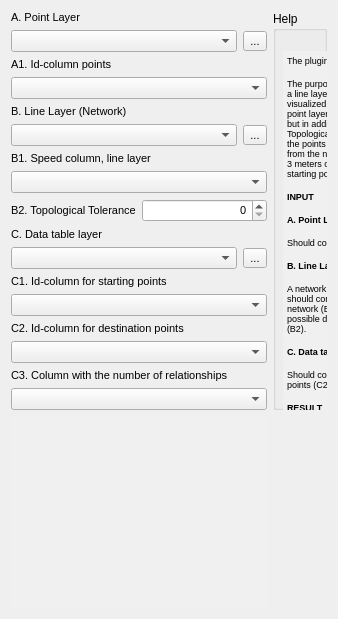
     <widget class="QWidget" name="tab_B">
      <property name="autoFillBackground">
       <bool>true</bool>
      </property>
      <attribute name="title">
       <string>Network</string>
      </attribute>
      <layout class="QGridLayout" name="gridLayout_3">
       <item row="0" column="1" rowspan="17">
        <widget class="QgsCollapsibleGroupBox" name="mGroupBox_3">
         <property name="sizePolicy">
          <sizepolicy hsizetype="Expanding" vsizetype="Expanding">
           <horstretch>0</horstretch>
           <verstretch>0</verstretch>
          </sizepolicy>
         </property>
         <property name="minimumSize">
          <size>
           <width>0</width>
           <height>0</height>
          </size>
         </property>
         <property name="maximumSize">
          <size>
           <width>16777215</width>
           <height>16777215</height>
          </size>
         </property>
         <property name="title">
          <string>Help</string>
         </property>
         <property name="saveCollapsedState">
          <bool>false</bool>
         </property>
         <widget class="QTextEdit" name="text_edit_b">
          <property name="geometry">
           <rect>
            <x>10</x>
            <y>40</y>
            <width>361</width>
            <height>401</height>
           </rect>
          </property>
          <property name="minimumSize">
           <size>
            <width>0</width>
            <height>0</height>
           </size>
          </property>
          <property name="maximumSize">
           <size>
            <width>16777215</width>
            <height>16777215</height>
           </size>
          </property>
          <property name="palette">
           <palette>
            <active>
             <colorrole role="Base">
              <brush brushstyle="SolidPattern">
               <color alpha="255">
                <red>240</red>
                <green>240</green>
                <blue>240</blue>
               </color>
              </brush>
             </colorrole>
            </active>
            <inactive>
             <colorrole role="Base">
              <brush brushstyle="SolidPattern">
               <color alpha="255">
                <red>240</red>
                <green>240</green>
                <blue>240</blue>
               </color>
              </brush>
             </colorrole>
            </inactive>
            <disabled>
             <colorrole role="Base">
              <brush brushstyle="SolidPattern">
               <color alpha="255">
                <red>240</red>
                <green>240</green>
                <blue>240</blue>
               </color>
              </brush>
             </colorrole>
            </disabled>
           </palette>
          </property>
          <property name="autoFillBackground">
           <bool>false</bool>
          </property>
          <property name="frameShape">
           <enum>QFrame::NoFrame</enum>
          </property>
          <property name="frameShadow">
           <enum>QFrame::Sunken</enum>
          </property>
          <property name="verticalScrollBarPolicy">
           <enum>Qt::ScrollBarAsNeeded</enum>
          </property>
          <property name="documentTitle">
           <string/>
          </property>
          <property name="lineWrapMode">
           <enum>QTextEdit::WidgetWidth</enum>
          </property>
          <property name="lineWrapColumnOrWidth">
           <number>0</number>
          </property>
          <property name="readOnly">
           <bool>true</bool>
          </property>
          <property name="html">
           <string>&lt;!DOCTYPE HTML PUBLIC &quot;-//W3C//DTD HTML 4.0//EN&quot; &quot;http://www.w3.org/TR/REC-html40/strict.dtd&quot;&gt;
&lt;html&gt;&lt;head&gt;&lt;meta name=&quot;qrichtext&quot; content=&quot;1&quot; /&gt;&lt;style type=&quot;text/css&quot;&gt;
p, li { white-space: pre-wrap; }
&lt;/style&gt;&lt;/head&gt;&lt;body style=&quot; font-family:'MS Shell Dlg 2'; font-size:12pt; font-weight:400; font-style:normal;&quot;&gt;
&lt;p style=&quot; margin-top:12px; margin-bottom:12px; margin-left:0px; margin-right:0px; -qt-block-indent:0; text-indent:0px;&quot;&gt;&lt;span style=&quot; font-size:7pt;&quot;&gt;The plugin consists of three functions: &lt;/span&gt;&lt;span style=&quot; font-size:7pt; font-weight:600;&quot;&gt;Clusters&lt;/span&gt;&lt;span style=&quot; font-size:7pt;&quot;&gt;, &lt;/span&gt;&lt;span style=&quot; font-size:7pt; font-weight:600;&quot;&gt;Network&lt;/span&gt;&lt;span style=&quot; font-size:7pt;&quot;&gt;, and &lt;/span&gt;&lt;span style=&quot; font-size:7pt; font-weight:600;&quot;&gt;Grid Cells&lt;/span&gt;&lt;span style=&quot; font-size:7pt;&quot;&gt;.   &lt;/span&gt;&lt;/p&gt;
&lt;p style=&quot; margin-top:12px; margin-bottom:12px; margin-left:0px; margin-right:0px; -qt-block-indent:0; text-indent:0px;&quot;&gt;&lt;span style=&quot; font-size:7pt;&quot;&gt;The purpose of the Network function is to visualize relationships between points with a line layer (network). This can, for example, be work commuting between areas visualized with a transport network. The input data is the same as in &lt;/span&gt;&lt;span style=&quot; font-size:7pt; font-style:italic;&quot;&gt;Clusters&lt;/span&gt;&lt;span style=&quot; font-size:7pt;&quot;&gt;, i.e., a point layer, a line layer, and a data table layer with relationships between the points, but in addition, a column for speed in the line layer and Topological Tolerance. The Topological Tolerance is used to handle situations where there is a distance between the points and the lines, specified in map units. For example, if a point is 3 meters from the network, it will still be connected to the network if the topological tolerance is 3 meters or more. The speed column is used to calculate the fastest route between starting points and destination points where there are relationships. &lt;/span&gt;&lt;/p&gt;
&lt;p style=&quot; margin-top:12px; margin-bottom:12px; margin-left:0px; margin-right:0px; -qt-block-indent:0; text-indent:0px;&quot;&gt;&lt;span style=&quot; font-size:7pt; font-weight:600;&quot;&gt;INPUT&lt;/span&gt;&lt;span style=&quot; font-size:7pt;&quot;&gt; &lt;/span&gt;&lt;/p&gt;
&lt;p style=&quot; margin-top:12px; margin-bottom:12px; margin-left:0px; margin-right:0px; -qt-block-indent:0; text-indent:0px;&quot;&gt;&lt;span style=&quot; font-size:7pt; font-weight:600;&quot;&gt;A. Point Layer&lt;/span&gt;&lt;span style=&quot; font-size:7pt;&quot;&gt; &lt;/span&gt;&lt;/p&gt;
&lt;p style=&quot; margin-top:12px; margin-bottom:12px; margin-left:0px; margin-right:0px; -qt-block-indent:0; text-indent:0px;&quot;&gt;&lt;span style=&quot; font-size:7pt;&quot;&gt;Should contain a column with a unique id (A1). &lt;/span&gt;&lt;/p&gt;
&lt;p style=&quot; margin-top:12px; margin-bottom:12px; margin-left:0px; margin-right:0px; -qt-block-indent:0; text-indent:0px;&quot;&gt;&lt;span style=&quot; font-size:7pt; font-weight:600;&quot;&gt;B. Line Layer (Network)&lt;/span&gt;&lt;span style=&quot; font-size:7pt;&quot;&gt; &lt;/span&gt;&lt;/p&gt;
&lt;p style=&quot; margin-top:12px; margin-bottom:12px; margin-left:0px; margin-right:0px; -qt-block-indent:0; text-indent:0px;&quot;&gt;&lt;span style=&quot; font-size:7pt;&quot;&gt;A network layer that connects the points in the point layer. In this function, this layer should contain a speed column that determines the speed per segment in the network (B1). Topological tolerance is set by the user and is a measure of the possible distance from points to the network and still be included in the calculations (B2). &lt;/span&gt;&lt;/p&gt;
&lt;p style=&quot; margin-top:12px; margin-bottom:12px; margin-left:0px; margin-right:0px; -qt-block-indent:0; text-indent:0px;&quot;&gt;&lt;span style=&quot; font-size:7pt; font-weight:600;&quot;&gt;C. Data table layer&lt;/span&gt;&lt;span style=&quot; font-size:7pt;&quot;&gt; &lt;/span&gt;&lt;/p&gt;
&lt;p style=&quot; margin-top:12px; margin-bottom:12px; margin-left:0px; margin-right:0px; -qt-block-indent:0; text-indent:0px;&quot;&gt;&lt;span style=&quot; font-size:7pt;&quot;&gt;Should contain a column with a unique id for starting points (C1) and destination points (C2) as well as a column with the number of relationships between these (C3). &lt;/span&gt;&lt;/p&gt;
&lt;p style=&quot; margin-top:12px; margin-bottom:12px; margin-left:0px; margin-right:0px; -qt-block-indent:0; text-indent:0px;&quot;&gt;&lt;span style=&quot; font-size:7pt; font-weight:600;&quot;&gt;RESULT&lt;/span&gt;&lt;span style=&quot; font-size:7pt;&quot;&gt; &lt;/span&gt;&lt;/p&gt;
&lt;p style=&quot; margin-top:12px; margin-bottom:12px; margin-left:0px; margin-right:0px; -qt-block-indent:0; text-indent:0px;&quot;&gt;&lt;span style=&quot; font-size:7pt;&quot;&gt;The function results in a line layer based on the line layer input, with the total number of relationships summed for each segment in the network. For all relationships, the fastest route between two points via the network's various segments are calculated based on the speed column. The number of relationships from the different routes is summed per segment in the network, thereby visualizing the parts of the network where many relationships pass on their fastest route between two points, and conversely, the parts that few routes use. In an analysis of work commuting, if an individual commutes from point A to C via B and another individual commutes from point B to C, the value will be 1 from A to B and 2 from B to C. The number of commuters on each segment of the road network can be visualized through thickness or color.&lt;/span&gt;&lt;/p&gt;&lt;/body&gt;&lt;/html&gt;</string>
          </property>
         </widget>
        </widget>
       </item>
       <item row="3" column="0">
        <widget class="QComboBox" name="cb_id_points_b">
         <property name="font">
          <font>
           <pointsize>8</pointsize>
          </font>
         </property>
        </widget>
       </item>
       <item row="11" column="0">
        <widget class="QLabel" name="lbl_from_b">
         <property name="font">
          <font>
           <pointsize>8</pointsize>
          </font>
         </property>
         <property name="text">
          <string>C1. Id-column for starting points</string>
         </property>
        </widget>
       </item>
       <item row="7" column="0">
        <widget class="QComboBox" name="cb_speed_b">
         <property name="font">
          <font>
           <pointsize>8</pointsize>
          </font>
         </property>
        </widget>
       </item>
       <item row="13" column="0">
        <widget class="QLabel" name="lbl_to_b">
         <property name="font">
          <font>
           <pointsize>8</pointsize>
          </font>
         </property>
         <property name="text">
          <string>C2. Id-column for destination points</string>
         </property>
        </widget>
       </item>
       <item row="2" column="0">
        <widget class="QLabel" name="lbl_id_points_b">
         <property name="font">
          <font>
           <pointsize>8</pointsize>
          </font>
         </property>
         <property name="text">
          <string>A1. Id-column points</string>
         </property>
        </widget>
       </item>
       <item row="16" column="0">
        <widget class="QComboBox" name="cb_nbr_b">
         <property name="font">
          <font>
           <pointsize>8</pointsize>
          </font>
         </property>
        </widget>
       </item>
       <item row="14" column="0">
        <widget class="QComboBox" name="cb_to_b">
         <property name="font">
          <font>
           <pointsize>8</pointsize>
          </font>
         </property>
        </widget>
       </item>
       <item row="9" column="0">
        <widget class="QLabel" name="lbl_tbl_data_b">
         <property name="font">
          <font>
           <pointsize>8</pointsize>
          </font>
         </property>
         <property name="text">
          <string>C. Data table layer</string>
         </property>
        </widget>
       </item>
       <item row="8" column="0">
        <layout class="QHBoxLayout" name="horizontalLayout_17">
         <item>
          <widget class="QLabel" name="lbl_tolerance_b">
           <property name="font">
            <font>
             <pointsize>8</pointsize>
            </font>
           </property>
           <property name="text">
            <string>B2. Topological Tolerance</string>
           </property>
          </widget>
         </item>
         <item>
          <widget class="QSpinBox" name="sb_tolerance_b">
           <property name="font">
            <font>
             <pointsize>8</pointsize>
            </font>
           </property>
           <property name="layoutDirection">
            <enum>Qt::LeftToRight</enum>
           </property>
           <property name="autoFillBackground">
            <bool>true</bool>
           </property>
           <property name="alignment">
            <set>Qt::AlignRight|Qt::AlignTrailing|Qt::AlignVCenter</set>
           </property>
           <property name="maximum">
            <number>999999</number>
           </property>
           <property name="value">
            <number>0</number>
           </property>
          </widget>
         </item>
        </layout>
       </item>
       <item row="0" column="0">
        <widget class="QLabel" name="lbl_points_b">
         <property name="font">
          <font>
           <pointsize>8</pointsize>
          </font>
         </property>
         <property name="text">
          <string>A. Point Layer</string>
         </property>
        </widget>
       </item>
       <item row="15" column="0">
        <widget class="QLabel" name="lbl_nbr_b">
         <property name="font">
          <font>
           <pointsize>8</pointsize>
          </font>
         </property>
         <property name="text">
          <string>C3. Column with the number of relationships</string>
         </property>
        </widget>
       </item>
       <item row="1" column="0">
        <layout class="QHBoxLayout" name="horizontalLayout_8">
         <item>
          <widget class="QComboBox" name="cb_points_b">
           <property name="font">
            <font>
             <pointsize>8</pointsize>
            </font>
           </property>
          </widget>
         </item>
         <item>
          <widget class="QToolButton" name="tb_points_b">
           <property name="font">
            <font>
             <pointsize>8</pointsize>
            </font>
           </property>
           <property name="text">
            <string>...</string>
           </property>
          </widget>
         </item>
        </layout>
       </item>
       <item row="17" column="0">
        <widget class="QPlainTextEdit" name="txt_b">
         <property name="enabled">
          <bool>true</bool>
         </property>
         <property name="sizePolicy">
          <sizepolicy hsizetype="MinimumExpanding" vsizetype="Expanding">
           <horstretch>0</horstretch>
           <verstretch>0</verstretch>
          </sizepolicy>
         </property>
         <property name="palette">
          <palette>
           <active>
            <colorrole role="Base">
             <brush brushstyle="SolidPattern">
              <color alpha="255">
               <red>240</red>
               <green>240</green>
               <blue>240</blue>
              </color>
             </brush>
            </colorrole>
           </active>
           <inactive>
            <colorrole role="Base">
             <brush brushstyle="SolidPattern">
              <color alpha="255">
               <red>240</red>
               <green>240</green>
               <blue>240</blue>
              </color>
             </brush>
            </colorrole>
           </inactive>
           <disabled>
            <colorrole role="Base">
             <brush brushstyle="SolidPattern">
              <color alpha="255">
               <red>240</red>
               <green>240</green>
               <blue>240</blue>
              </color>
             </brush>
            </colorrole>
           </disabled>
          </palette>
         </property>
         <property name="font">
          <font>
           <pointsize>8</pointsize>
           <weight>75</weight>
           <bold>true</bold>
          </font>
         </property>
         <property name="frameShape">
          <enum>QFrame::NoFrame</enum>
         </property>
         <property name="undoRedoEnabled">
          <bool>false</bool>
         </property>
         <property name="readOnly">
          <bool>true</bool>
         </property>
         <property name="plainText">
          <string/>
         </property>
         <property name="textInteractionFlags">
          <set>Qt::NoTextInteraction</set>
         </property>
         <property name="backgroundVisible">
          <bool>false</bool>
         </property>
        </widget>
       </item>
       <item row="12" column="0">
        <widget class="QComboBox" name="cb_from_b">
         <property name="font">
          <font>
           <pointsize>8</pointsize>
          </font>
         </property>
        </widget>
       </item>
       <item row="4" column="0">
        <widget class="QLabel" name="lbl_network_b">
         <property name="font">
          <font>
           <pointsize>8</pointsize>
          </font>
         </property>
         <property name="text">
          <string>B. Line Layer (Network)</string>
         </property>
        </widget>
       </item>
       <item row="6" column="0">
        <widget class="QLabel" name="lbl_speed_b">
         <property name="font">
          <font>
           <pointsize>8</pointsize>
          </font>
         </property>
         <property name="text">
          <string>B1. Speed column, line layer</string>
         </property>
        </widget>
       </item>
       <item row="5" column="0">
        <layout class="QHBoxLayout" name="horizontalLayout_10">
         <item>
          <widget class="QComboBox" name="cb_network_b">
           <property name="font">
            <font>
             <pointsize>8</pointsize>
            </font>
           </property>
          </widget>
         </item>
         <item>
          <widget class="QToolButton" name="tb_network_b">
           <property name="font">
            <font>
             <pointsize>8</pointsize>
            </font>
           </property>
           <property name="text">
            <string>...</string>
           </property>
          </widget>
         </item>
        </layout>
       </item>
       <item row="10" column="0">
        <layout class="QHBoxLayout" name="horizontalLayout_12">
         <item>
          <widget class="QComboBox" name="cb_tbl_data_b">
           <property name="font">
            <font>
             <pointsize>8</pointsize>
            </font>
           </property>
          </widget>
         </item>
         <item>
          <widget class="QToolButton" name="tb_tbl_data_b">
           <property name="font">
            <font>
             <pointsize>8</pointsize>
            </font>
           </property>
           <property name="text">
            <string>...</string>
           </property>
          </widget>
         </item>
        </layout>
       </item>
      </layout>
     </widget>
